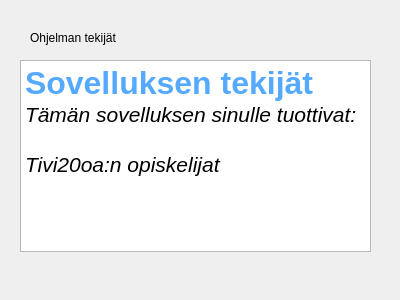
<?xml version="1.0" encoding="UTF-8"?>
<ui version="4.0">
 <class>Dialog</class>
 <widget class="QDialog" name="Dialog">
  <property name="geometry">
   <rect>
    <x>0</x>
    <y>0</y>
    <width>400</width>
    <height>300</height>
   </rect>
  </property>
  <property name="windowTitle">
   <string>Dialog</string>
  </property>
  <widget class="QLabel" name="createdByLabel">
   <property name="geometry">
    <rect>
     <x>30</x>
     <y>30</y>
     <width>91</width>
     <height>16</height>
    </rect>
   </property>
   <property name="text">
    <string>Ohjelman tekijät</string>
   </property>
  </widget>
  <widget class="QTextBrowser" name="createdByTextBrowser">
   <property name="geometry">
    <rect>
     <x>20</x>
     <y>60</y>
     <width>351</width>
     <height>192</height>
    </rect>
   </property>
   <property name="font">
    <font>
     <pointsize>11</pointsize>
    </font>
   </property>
   <property name="html">
    <string>&lt;!DOCTYPE HTML PUBLIC &quot;-//W3C//DTD HTML 4.0//EN&quot; &quot;http://www.w3.org/TR/REC-html40/strict.dtd&quot;&gt;
&lt;html&gt;&lt;head&gt;&lt;meta name=&quot;qrichtext&quot; content=&quot;1&quot; /&gt;&lt;style type=&quot;text/css&quot;&gt;
p, li { white-space: pre-wrap; }
&lt;/style&gt;&lt;/head&gt;&lt;body style=&quot; font-family:'MS Shell Dlg 2'; font-size:11pt; font-weight:400; font-style:normal;&quot;&gt;
&lt;p style=&quot; margin-top:0px; margin-bottom:0px; margin-left:0px; margin-right:0px; -qt-block-indent:0; text-indent:0px;&quot;&gt;&lt;span style=&quot; font-size:24pt; font-weight:600; color:#55aaff;&quot;&gt;Sovelluksen tekijät&lt;/span&gt;&lt;/p&gt;
&lt;p style=&quot; margin-top:0px; margin-bottom:0px; margin-left:0px; margin-right:0px; -qt-block-indent:0; text-indent:0px;&quot;&gt;&lt;span style=&quot; font-size:16pt; font-style:italic;&quot;&gt;Tämän sovelluksen sinulle tuottivat:&lt;/span&gt;&lt;/p&gt;
&lt;p style=&quot;-qt-paragraph-type:empty; margin-top:0px; margin-bottom:0px; margin-left:0px; margin-right:0px; -qt-block-indent:0; text-indent:0px; font-size:16pt; font-style:italic;&quot;&gt;&lt;br /&gt;&lt;/p&gt;
&lt;p style=&quot; margin-top:0px; margin-bottom:0px; margin-left:0px; margin-right:0px; -qt-block-indent:0; text-indent:0px;&quot;&gt;&lt;span style=&quot; font-size:16pt; font-style:italic;&quot;&gt;Tivi20oa:n opiskelijat&lt;/span&gt;&lt;/p&gt;&lt;/body&gt;&lt;/html&gt;</string>
   </property>
   <property name="source">
    <url>
     <string>file:///C:/Users/adm.STARASOFT/Documents/GitHub/Autolainaus/Tekijät.rtf</string>
    </url>
   </property>
  </widget>
 </widget>
 <resources/>
 <connections/>
</ui>
